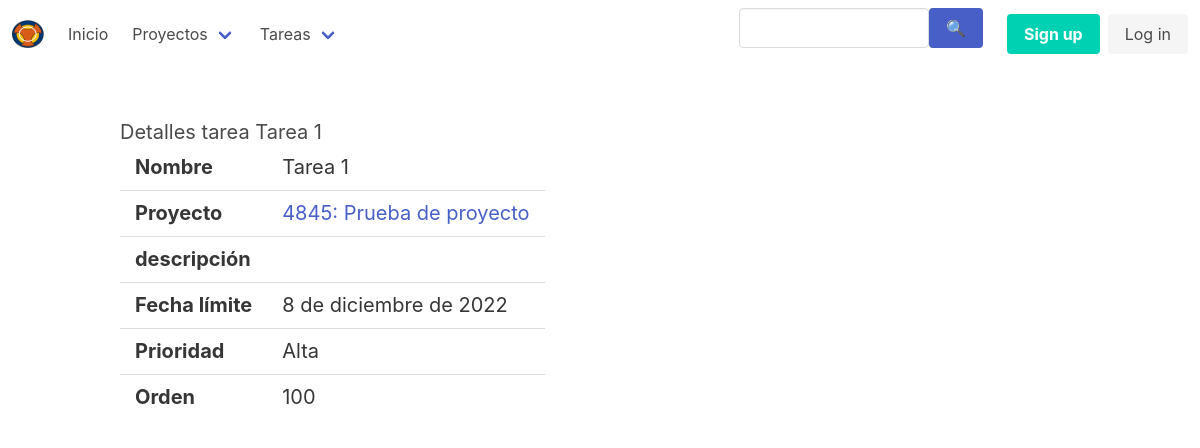
The app's page /task/1/, older data.
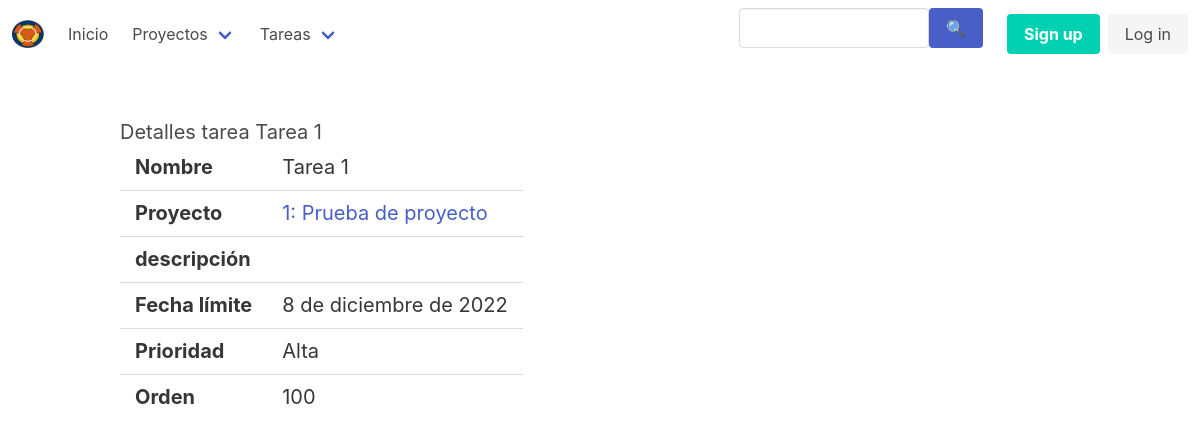
The same page, newer data.
### tasks/models.py (models this page shows, shortened)
class Task(models.Model):
    class Meta:
        verbose_name = 'Tarea'
        verbose_name_plural = 'Tareas'
        ordering = ['-orden', 'name']
    name = models.CharField(max_length=250)
    finished = models.BooleanField(default=False)
    orden = models.IntegerField(default=100)
    priority = models.CharField(
        max_length=1,
        choices=[
            ('H', 'Alta'),
            ('N', 'Normal'),
            ('L', 'Baja'),
        ],
        default='N',
    )
    color = models.CharField(
        max_length=6,
        choices=[
            ('blue', 'Azul Marino'),
            ('red', 'Rojo'),
            ('orange', 'Naranja'),
            ('green', 'Verde'),
        ],
        default='blue',
        )
    due_date = models.DateField(
        blank=True,
        null=True,
        default=None,
    )
    project = models.ForeignKey(
        Project,
        blank=True,
        null=True,
        default=None,
        on_delete=models.SET_NULL,
        )
    def __str__(self):
        return self.name

class Project(models.Model):
    class Meta:
        verbose_name = 'Proyecto'
        verbose_name_plural = 'Proyectos'
        ordering = ['code']
    name = models.CharField(max_length=250)
    code = models.SlugField(max_length=4, unique=True)
    description = models.TextField()
    start_date = models.DateField()
    end_date  = models.DateField()
    def __str__(self):
        return f'{self.code}: {self.description}'

### tasks/views.py (the view)
class DetalleTarea(DetailView):
    model = models.Task
    template_name = 'tasks/detalle_tarea.html'

### tasks/templates/tasks/detalle_tarea.html (shortened to what this page needs)
{% extends 'tasks/base.html' %}
{% block content %}
<h2 class="subtitle">Detalles tarea {{ task }}
<table class="table">
    <tr>
        <th>Nombre</th>
        <td>{{ task.name }}</td>
    </tr>
    {% if task.project %}
    <tr>
        <th>Proyecto</th>
        <td>
          <a href="{% url 'detalle_proyecto' pk=task.project.pk %}">
            {{ task.project }}
          </a>
        </td>
    </tr>
    {% endif %}
    <tr>
        <th>descripción</th>
        <td>{{ task.description }}</td>
    </tr>
    <tr>
        <th>Fecha límite</th>
        <td>{{ task.due_date }}</td>
    </tr>
    <tr>
        <th>Prioridad</th>
        <td>{{ task.get_priority_display }}</td>
    </tr>
    <tr>
        <th>Orden</th>
        <td>{{ task.orden }}</td>
    </tr>
</table>
{% endblock content %}

Row changes from the older to the newer data that the page shows:
changed through a linked row, Task "Tarea 1": project "4845: Prueba de proyecto" → "1: Prueba de proyecto"
